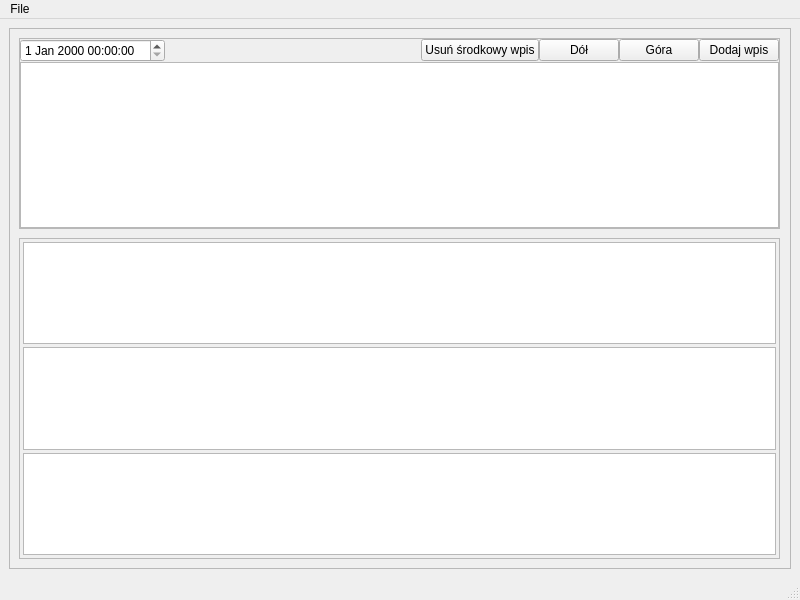
<?xml version="1.0" encoding="UTF-8"?>
<ui version="4.0">
 <class>MainWindow</class>
 <widget class="QMainWindow" name="MainWindow">
  <property name="geometry">
   <rect>
    <x>0</x>
    <y>0</y>
    <width>800</width>
    <height>600</height>
   </rect>
  </property>
  <property name="minimumSize">
   <size>
    <width>800</width>
    <height>600</height>
   </size>
  </property>
  <property name="maximumSize">
   <size>
    <width>800</width>
    <height>600</height>
   </size>
  </property>
  <property name="focusPolicy">
   <enum>Qt::StrongFocus</enum>
  </property>
  <property name="windowTitle">
   <string>MainWindow</string>
  </property>
  <widget class="QWidget" name="centralwidget">
   <layout class="QVBoxLayout" name="verticalLayout">
    <item>
     <widget class="QFrame" name="main">
      <property name="frameShape">
       <enum>QFrame::StyledPanel</enum>
      </property>
      <property name="frameShadow">
       <enum>QFrame::Raised</enum>
      </property>
      <widget class="QFrame" name="inputConteiner">
       <property name="enabled">
        <bool>true</bool>
       </property>
       <property name="geometry">
        <rect>
         <x>10</x>
         <y>10</y>
         <width>761</width>
         <height>191</height>
        </rect>
       </property>
       <property name="frameShape">
        <enum>QFrame::StyledPanel</enum>
       </property>
       <property name="frameShadow">
        <enum>QFrame::Raised</enum>
       </property>
       <layout class="QGridLayout" name="gridLayout">
        <property name="leftMargin">
         <number>0</number>
        </property>
        <property name="topMargin">
         <number>0</number>
        </property>
        <property name="rightMargin">
         <number>0</number>
        </property>
        <property name="bottomMargin">
         <number>0</number>
        </property>
        <property name="spacing">
         <number>0</number>
        </property>
        <item row="0" column="3">
         <widget class="QPushButton" name="nextButton">
          <property name="text">
           <string>Dół</string>
          </property>
         </widget>
        </item>
        <item row="0" column="4">
         <widget class="QPushButton" name="previousButton">
          <property name="text">
           <string>Góra</string>
          </property>
         </widget>
        </item>
        <item row="0" column="0">
         <widget class="QDateTimeEdit" name="dateTimeEdit"/>
        </item>
        <item row="0" column="5">
         <widget class="QPushButton" name="addEntry">
          <property name="styleSheet">
           <string notr="true"/>
          </property>
          <property name="text">
           <string>Dodaj wpis</string>
          </property>
         </widget>
        </item>
        <item row="0" column="1">
         <spacer name="horizontalSpacer">
          <property name="orientation">
           <enum>Qt::Horizontal</enum>
          </property>
          <property name="sizeHint" stdset="0">
           <size>
            <width>35</width>
            <height>20</height>
           </size>
          </property>
         </spacer>
        </item>
        <item row="1" column="0" colspan="6">
         <widget class="QTextEdit" name="entryFieldEdit"/>
        </item>
        <item row="0" column="2">
         <widget class="QPushButton" name="deleteCurrentEntry">
          <property name="text">
           <string>Usuń środkowy wpis</string>
          </property>
         </widget>
        </item>
       </layout>
      </widget>
      <widget class="QFrame" name="outputConteiner">
       <property name="geometry">
        <rect>
         <x>10</x>
         <y>210</y>
         <width>761</width>
         <height>321</height>
        </rect>
       </property>
       <property name="frameShape">
        <enum>QFrame::StyledPanel</enum>
       </property>
       <property name="frameShadow">
        <enum>QFrame::Raised</enum>
       </property>
       <layout class="QVBoxLayout" name="verticalLayout_2">
        <property name="spacing">
         <number>3</number>
        </property>
        <property name="leftMargin">
         <number>3</number>
        </property>
        <property name="topMargin">
         <number>3</number>
        </property>
        <property name="rightMargin">
         <number>3</number>
        </property>
        <property name="bottomMargin">
         <number>3</number>
        </property>
        <item>
         <widget class="QTextEdit" name="previous">
          <property name="readOnly">
           <bool>true</bool>
          </property>
         </widget>
        </item>
        <item>
         <widget class="QTextEdit" name="current">
          <property name="readOnly">
           <bool>true</bool>
          </property>
         </widget>
        </item>
        <item>
         <widget class="QTextEdit" name="next">
          <property name="readOnly">
           <bool>true</bool>
          </property>
         </widget>
        </item>
       </layout>
      </widget>
     </widget>
    </item>
   </layout>
  </widget>
  <widget class="QMenuBar" name="menubar">
   <property name="geometry">
    <rect>
     <x>0</x>
     <y>0</y>
     <width>800</width>
     <height>21</height>
    </rect>
   </property>
   <widget class="QMenu" name="menuFile">
    <property name="title">
     <string>File</string>
    </property>
   </widget>
   <addaction name="menuFile"/>
  </widget>
  <widget class="QStatusBar" name="statusbar"/>
 </widget>
 <resources/>
 <connections/>
</ui>
